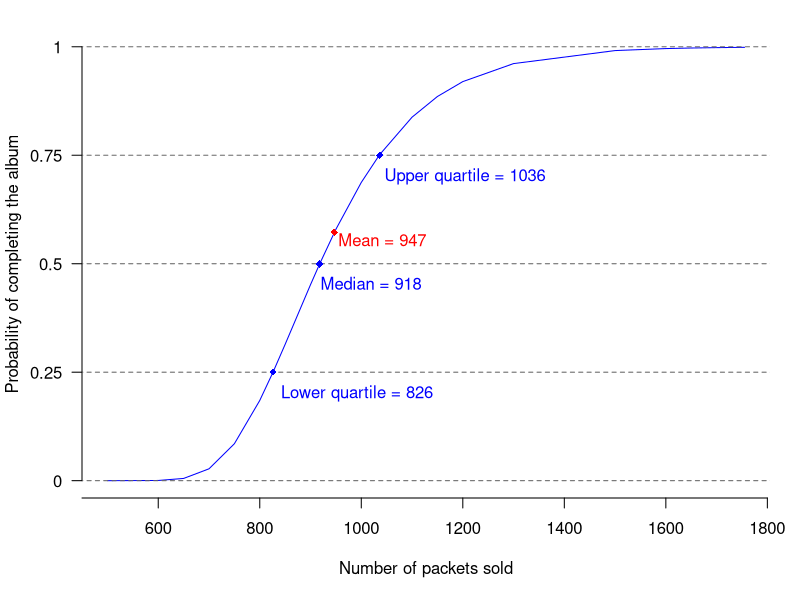

R code for this plot:
###############################################
# Article - Figure 01                         #
###############################################

x<-c(500, 600, 650, 700, 750, 800, 826, 850, 900, 918, 950, 1000, 
1036, 1100, 1150, 1200, 1300, 1500, 1600, 1650, 1700, 1750, 1755)
y<-c(1e-05, 0.00044, 0.00516, 0.02735, 0.08516, 0.18488, 0.24972, 
0.31416, 0.4517, 0.4995, 0.57939, 0.68734, 0.75114, 0.83773, 
0.88541, 0.91974, 0.96123, 0.9912, 0.99583, 0.99713, 0.99803, 
0.99864, 0.99869)
ylab<-"Probability of completing the album"
xlab<-"Number of packets sold"
par(mar=c(5.1, 4.1, 1.5, 1.5))
plot(x,y,type="l",bty="l",col="blue",las=1,ylab=ylab,xlab=xlab,axes=FALSE)
axis(1,at=seq(400,1800,200),label=seq(400,1800,200))
axis(2,at=seq(0,1,0.25),label=seq(0,1,0.25),las=1)
lines(c(0,2000),c(1,1),lty="dashed",col=gray(0.4))
lines(c(0,2000),c(0.75,0.75),lty="dashed",col=gray(0.4))
lines(c(0,2000),c(0.50,0.50),lty="dashed",col=gray(0.4))
lines(c(0,2000),c(0.25,0.25),lty="dashed",col=gray(0.4))
lines(c(0,2000),c(0,0),lty="dashed",col=gray(0.4))
points(918,0.4995,pch=18,col="blue")
text(900,0.45,"Median = 918",col="blue",pos=4)
points(946.98,1-0.42777,pch=18,col="red")
text(935,0.55,"Mean = 947",col="red",pos=4)
points(826,0.25,pch=18,col="blue")
text(822,0.20,"Lower quartile = 826",col="blue",pos=4)
points(1036,0.75,pch=18,col="blue")
text(1026,0.70,"Upper quartile = 1036",col="blue",pos=4)

